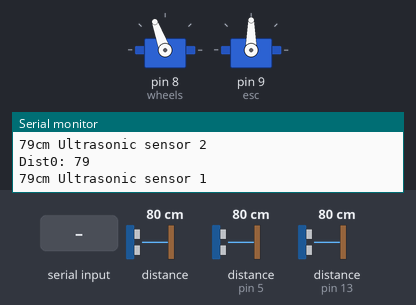
The sketch below on a simulated Arduino Uno, built with avr-gcc and run on an emulated ATmega328P. Shown: 2 × servo, the last lines printed to the serial monitor. Wiring (inferred from the names in the program): 2 × ultrasonic range finder: trigger pin 4, echo pin 5 / trigger pin 12, echo pin 13; LIDAR-Lite range finder at I2C address 0x62. Inputs (shaded band) come from the test bench; at power-on: distance to the obstacle 80 cm, distance to the obstacle (sensors on pin 5, pin 13) 80 cm. The echo pulse lasts 58.3 µs per cm.

Above: at 4.2 s.
4.3 s: distance to the obstacle (sensor 0) set to 118 cm
At 5.7 s:
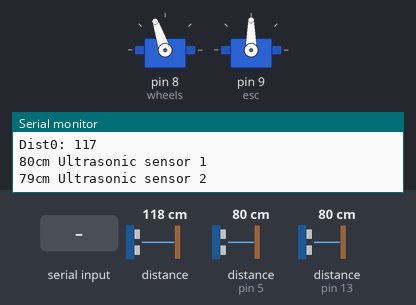
7.3 s: distance to the obstacle (sensor 0) set to 128 cm
At 7.7 s:
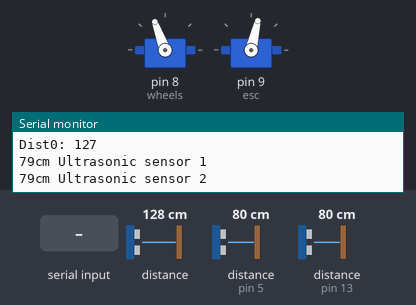
8.9 s: distance to the obstacle (sensor on pin 5) set to 2 cm
At 10.0 s:
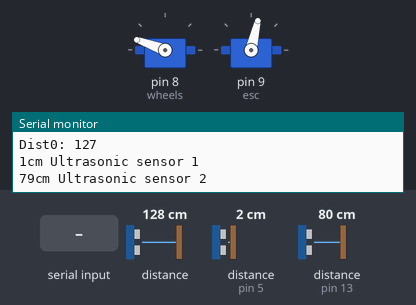
10.5 s: "0" received over the second serial link
At 11.4 s:
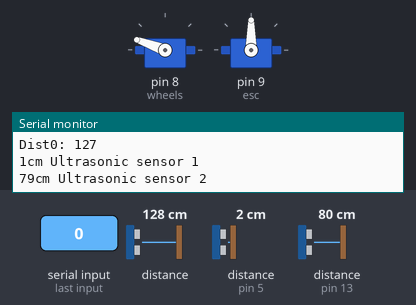
12.0 s: "1" received over the second serial link
At 12.7 s:
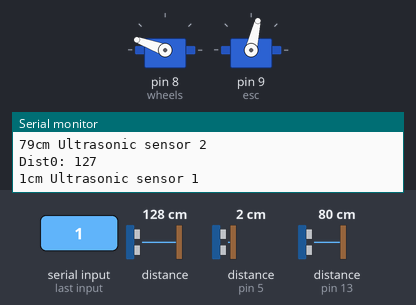
15.0 s: distance to the obstacle (sensor on pin 5) set to 35 cm
At 15.6 s:
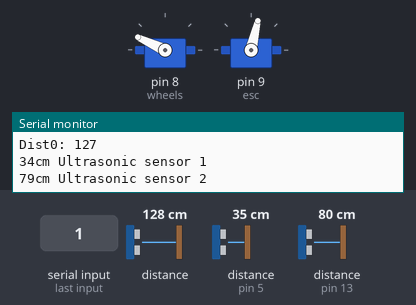
Timing chart, 0 to 17.6 s (numbered marks = the images above; inputs shaded):
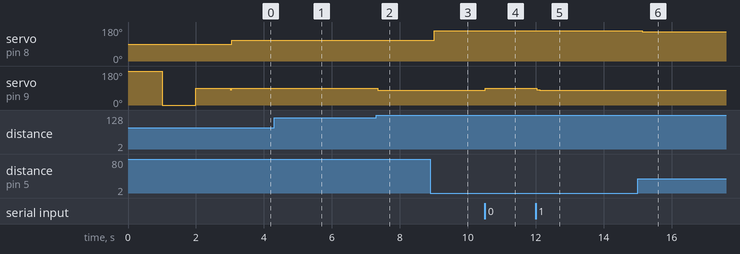

Measured:
- the behaviour switches between 122 and 123 cm on distance to the obstacle (sensor 0) (found by bisection; images 1 and 2)
- after the input at 4.3 s, servo on pin 8 (wheels): 110° → 109° after 0.18 s
- after the input at 7.3 s, servo on pin 8 (wheels): 109° → 110° after 0.11 s; servo on pin 9 (esc): 90° → 77° after 0.05 s
- after the input at 8.9 s, servo on pin 8 (wheels): 110° → 160° after 0.11 s
- after the input at 10.5 s, servo on pin 9 (esc): 77° → 90° at once
- after the input at 12.0 s, servo on pin 9 (esc): 90° → 80° at once, → 77° 0.08 s later
- after the input at 15.0 s, servo on pin 8 (wheels): 160° → 155° after 0.13 s

The sketch:

AngleUltrasonic.ino
```cpp
#include <Wire.h>
#include <Time.h>
#include <PID_v1.h>
#include <Servo.h>
#include<SoftwareSerial.h>
#define    LIDARLite_ADDRESS   0x62          // Default I2C Address of LIDAR-Lite.
#define    RegisterMeasure     0x00          // Register to write to initiate ranging.
#define    MeasureValue        0x04          // Value to initiate ranging.
#define    RegisterHighLowB    0x8f          // Register to get both High and Low bytes in 1 call.

 //SimpleTimer timer;
Servo wheels; // servo for turning the wheels
Servo esc; // not actually a servo, but controlled like one!
SoftwareSerial XBee(2, 3); // RX, TX

bool startup = true; // used to ensure startup only happens once
int startupDelay = 1000; // time to pause at each calibration step
double maxSpeedOffset = 45; // maximum speed magnitude, in servo 'degrees'
double maxWheelOffset = 85; // maximum wheel turn magnitude, in servo 'degrees'
time_t t = 0;
int pinVal = 0;
//int WSpin = 13;
int cmnd = 49; //Command to start/stop the car remotely

int l_0,Fl_0 ;
int l_1;
int dist,Firstdist,distLast,distAvg;
long duration;
double setPt, Input, Output;
int Kp = 1.8;     // initial 2
int Ki = 0.05;  // initial 0.05
int Kd = 0.5;   // initial 0.5
float angle;
int HMC6352SlaveAddress = 0x42;
int HMC6352ReadAddress = 0x41; //"A" in hex, A command is:
int headingValue;

//int inchesLast_1 = 0;
//int inchesLast_2 = 0;
long distanceCm1,distanceCm2,distanceCmLast1,distanceCmLast2,distanceCmLast11,distanceCmLast22;

PID PIDleft(&Input, &Output, &setPt, Kp, Ki, Kd, DIRECT);
const int TRIG_PIN1 = 4;
const int ECHO_PIN1 = 5;
const int TRIG_PIN2 = 12;
const int ECHO_PIN2 = 13;
float headingSum;
float headingInt;
//float headingIntObj;
//float headingIntObj1;

void repeatMe() {
     wheels.write(110);
}
long CalculateUltrasonic1(){
  digitalWrite(TRIG_PIN1, LOW);
  delayMicroseconds(2);
  digitalWrite(TRIG_PIN1, HIGH);
  delayMicroseconds(10);
  digitalWrite(TRIG_PIN1, LOW);
  long duration1 = pulseIn(ECHO_PIN1,HIGH);

  // convert the time into a distance
  return duration1 / 29.1 / 2 ;
}

long CalculateUltrasonic2(){
  digitalWrite(TRIG_PIN2, LOW);
  delayMicroseconds(2);
  digitalWrite(TRIG_PIN2, HIGH);
  delayMicroseconds(10);
  digitalWrite(TRIG_PIN2, LOW);
  long duration2 = pulseIn(ECHO_PIN2,HIGH);

  // convert the time into a distance
  return duration2 / 29.1 / 2 ;
}
void setup() {
  Serial.begin(9600); //Opens serial connection at 9600bps.
  XBee.begin(9600);
  wheels.attach(8); // initialize wheel servo to Digital IO Pin #8
  esc.attach(9); // initialize ESC to Digital IO Pin #9
    //If you're re-uploading code via USB while leaving the ESC powered on,
   //  you don't need to re-calibrate each time, and you can comment this part out.

  pinMode(TRIG_PIN1,OUTPUT);
  pinMode(ECHO_PIN1,INPUT);
  pinMode(TRIG_PIN2,OUTPUT);
  pinMode(ECHO_PIN2,INPUT);

  // timer.setInterval(1500, repeatMe);
  HMC6352SlaveAddress = HMC6352SlaveAddress >> 1; // I know 0x42 is less than 127, but this is still required
  calibrateESC();

  //pinMode(WSpin, INPUT);
  //t = millis();
  //pinVal = digitalRead(WSpin);
  Wire.begin(); // Opens & joins the irc bus as master

  //initialize linked variables
 digitalWrite(TRIG_PIN1, LOW);
  delayMicroseconds(2);
  digitalWrite(TRIG_PIN1, HIGH);
  delayMicroseconds(10);
  digitalWrite(TRIG_PIN1, LOW);
  duration = pulseIn(ECHO_PIN1,HIGH);

  // convert the time into a distance
  Firstdist = duration / 29.1 / 2 ;


  setPt = Firstdist;
  // Serial.println("First Distance");
  //Serial.print(Firstdist);
  PIDleft.SetOutputLimits(-50, 50);

  //turn on PID loop
  PIDleft.SetMode(AUTOMATIC);

  esc.write(80);
}

/* Calibrate the ESC by sending a high signal, then a low, then middle.*/

void calibrateESC(){
    esc.write(180); // full backwards
    delay(startupDelay);
    esc.write(0); // full forwards
    delay(startupDelay);
    esc.write(90); // neutral
    delay(startupDelay);
    esc.write(90); // reset the ESC to neutral (non-moving) value
}

void loop() {
  //int sensor_1, inches_1 /*sensor_2, inches_2, x*/


  if (XBee.available())
  {
     int tmp = XBee.read();
     if (tmp == 48 || tmp == 49)
     {
        cmnd = tmp;
        Serial.print("xbee");
        Serial.println(cmnd);
     }
     if(cmnd==49) //start
     {
       esc.write(80);
       Serial.println("Start");
     }
     if(cmnd==48)
     {
        esc.write(90);
       Serial.println("Stop");
     }
  }
 //Ultrasonic sensor 1
  // convert the time into a distance
  distanceCmLast11=distanceCmLast1;
  distanceCmLast1=distanceCm1;
  distanceCm1 = CalculateUltrasonic1() ;
  if (distanceCm1 <= 0){
    Serial.println("Out of range");
  }
  else {
    Serial.print(distanceCm1);
    Serial.print("cm Ultrasonic sensor 1");
    Serial.println();
  }
 //Ultrasonic sensor 2
  // convert the time into a distance
  distanceCmLast22=distanceCmLast2;
  distanceCmLast2=distanceCm2;
  distanceCm2 = CalculateUltrasonic2();
  if (distanceCm2 <= 0){
    Serial.println("Out of range");
  }
  else {
    Serial.print(distanceCm2);
    Serial.print("cm Ultrasonic sensor 2");
    Serial.println();
  }
    Wire.beginTransmission((int)LIDARLite_ADDRESS); // transmit to LIDAR-Lite
    Wire.write((int)RegisterMeasure); // sets register pointer to  (0x00)
    Wire.write((int)MeasureValue); // sets register pointer to  (0x00)
    Wire.endTransmission(); // stop transmitting
    delay(20); // Wait 20ms for transmit

    Wire.beginTransmission((int)LIDARLite_ADDRESS); // transmit to LIDAR-Lite
    Wire.write((int)RegisterHighLowB); // sets register pointer to (0x8f)
    Wire.endTransmission(); // stop transmitting

    delay(20); // Wait 20ms for transmit

    Wire.requestFrom((int)LIDARLite_ADDRESS, 2); // request 2 bytes from LIDAR-Lite

    if (2 <= Wire.available()) // if two bytes were received
    {
      dist = Wire.read(); // receive high byte (overwrites previous reading)
      dist = dist << 8; // shift high byte to be high 8 bits
      dist |= Wire.read(); // receive low byte as lower 8 bits
    }

    if (dist < 0) {
      dist = l_0;
    }
    dist = 0.7 * dist + 0.3 * l_0;
    l_0 = dist;

    Serial.print("Dist0: ");
    Serial.println(dist);

  if (cmnd == 49 or cmnd == 50)
  {
    distAvg=(dist+distLast)/2;
    if ((distAvg <= 60)&&(dist>=19))
    {
      esc.write(90);
    }
    else esc.write(77);

    //PID Computation
    if((cmnd==49)&&(distanceCm1<300)) {
      Input = distanceCm1;
      // use PID loop
      PIDleft.Compute();
      wheels.write(110 + Output);
    }
      //Angle Calculation
    angle=acos((distanceCm2-distanceCm1)/30);
      //turning phase

    if ((distanceCm1 > 120) && (dist < 300) && (cmnd==49) &&(dist>=90)) {
      cmnd=50;
      wheels.write(40); //Turn right
      esc.write(85);
      Serial.println("Turn RIGHT **");
    }
      //headingIntObj = headingInt +90;
    if (cmnd==50 && ((distanceCm2-distanceCm1)>0 || abs(distanceCm2-distanceCm1)<5)&&((distanceCmLast2-distanceCmLast1)>0 || abs(distanceCmLast2-distanceCmLast1)<5)) {
      cmnd = 49;
      wheels.write(110);
      esc.write(77);
      setPt = CalculateUltrasonic1();
      delay(100);
      Serial.println("Going Straight");
    }
   // delay(1000);
  }
}
```
